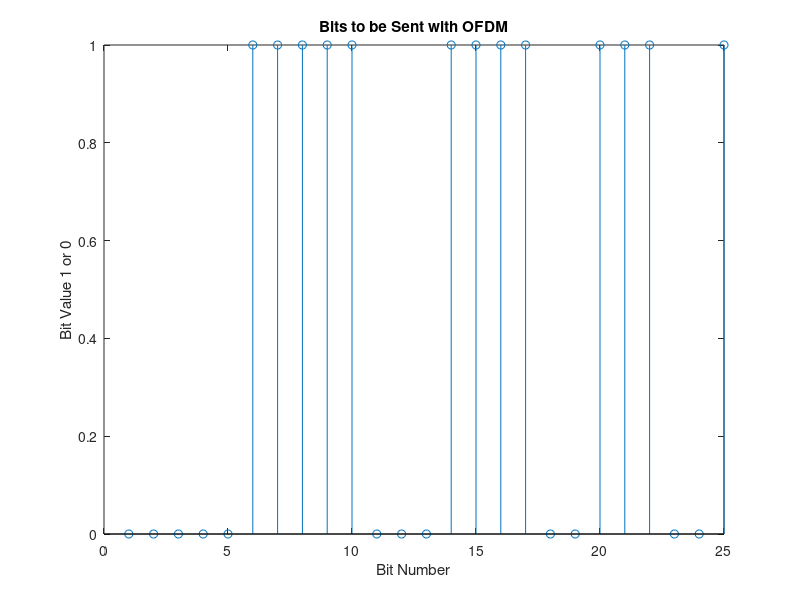
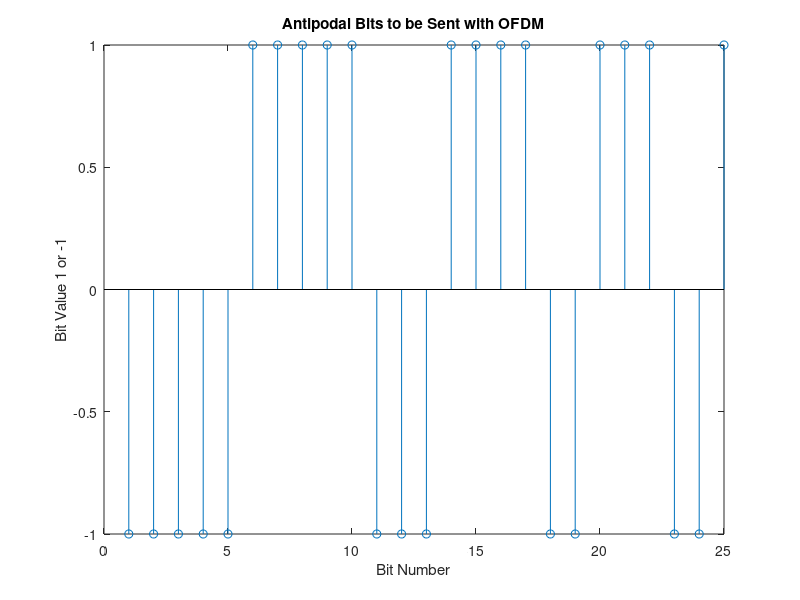
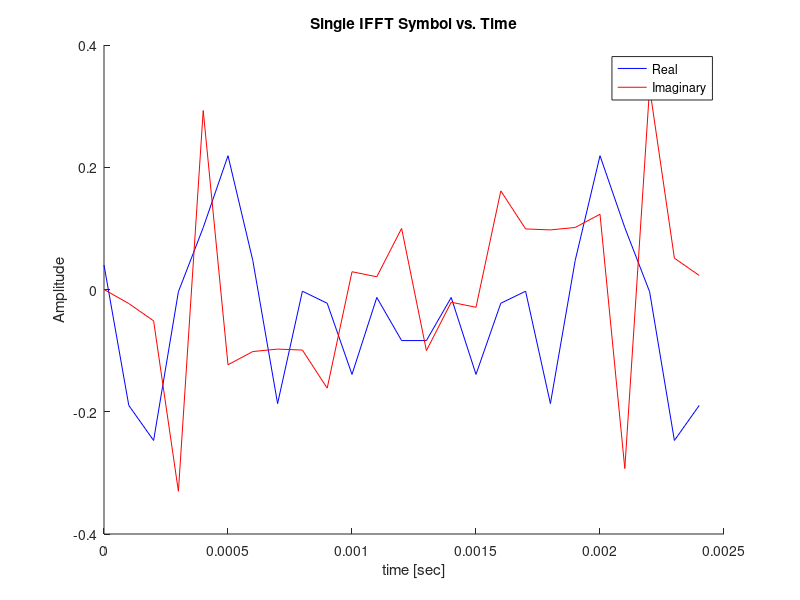

MATLAB code to generate these figures, in order: (Note: this script raises an error after producing the figures.)
% Adam Nichols
% Prof. Jacobs
% ECE 1898
% 3 February 2025

% modulate/demodulate a single symbol of OFDM

% reset the workspace
clear, clc

%% generate random bits to be sent over the air

% initialize the variables that determine number of bits (assuming BPSK
% carriers)
num_carriers = 25;
num_bits = num_carriers;

% create a string of random bits to the required length
bits = zeros(num_bits,1);
for i = 1:num_bits
    bits(i) = randi(2,1)-1;
end

% create a stem plot to show the bits
figure(1)
clf
stem(1:num_bits, bits)
title("Bits to be Sent with OFDM")
xlabel("Bit Number")
ylabel("Bit Value 1 or 0")

%% define modulation parameters
bitrate = 10000; % [bps]

%% build the vector of fourier coefficients to generate OFDM signal

% convert to antipodal bits (1 => 1, 0 => -1)
tx_bits = bits*2 - 1;
% create a stem plot to show the bits
figure(2)
clf
stem(1:num_bits, tx_bits)
title("Antipodal Bits to be Sent with OFDM")
xlabel("Bit Number")
ylabel("Bit Value 1 or -1")

% the tx bits represent fourier coefficients, use ifft to get time domain
% message
s_t = ifft(tx_bits);

% generate the ifft time vector to represent proper frequency spacing and
% bitrate, and list parameters of the OFDM
OFDM_symbolrate = bitrate / num_carriers;
OFDM_symboltime = 1/OFDM_symbolrate;
OFDM_sampleperiod = OFDM_symboltime / num_carriers;
OFDM_samplerate = 1/OFDM_sampleperiod;
t = (0:num_bits-1)*OFDM_sampleperiod;

% plot the time domain message
figure(3)
clf
hold on
plot(t, real(s_t), 'b-')
plot(t, imag(s_t), 'r-')
hold off
title("Single IFFT Symbol vs. Time")
xlabel("time [sec]")
ylabel("Amplitude")
legend("Real","Imaginary")

% plot the magnitude spectrum of the message
[f, spec] = GetSpectrum(s_t, OFDM_samplerate);
mag_spec = 20*log10(abs(spec));
figure(4)
clf
plot(f, mag_spec, 'b-')
title("Magnitude Spectrum of Single OFDM Symbol")
xlabel("frequency [Hz]")
ylabel("Amplitude [dB]")

%% upsample the baseband message to see out of band distortion due to windowing
upsamp = 16;
OFDM_samplerate_resamp = OFDM_samplerate*upsamp;
OFDM_sampleperiod_resamp = OFDM_sampleperiod/upsamp;
s_t_resamp = resample(s_t,upsamp,1);
t_resamp = transpose((0:upsamp*num_bits-1)*OFDM_sampleperiod_resamp);


% plot the upsampled time domain message
figure(5)
clf
hold on
plot(t_resamp, real(s_t_resamp), 'b-')
plot(t_resamp, imag(s_t_resamp), 'r-')
hold off
title("Single IFFT Symbol Upsampled vs. Time")
xlabel("time [sec]")
ylabel("Amplitude")
legend("Real","Imaginary")

% plot the spectrum of the upsampled message
[f_resamp, spec_resamp] = GetSpectrum(s_t_resamp, OFDM_samplerate_resamp);
mag_spec_resamp = 20*log10(abs(spec_resamp));
figure(6)
clf
plot(f_resamp, mag_spec_resamp, 'b-')
title("Magnitude Spectrum of Upsampled OFDM Symbol")
xlabel("frequency [Hz]")
ylabel("Amplitude [dB]")

%% zero pad the upsampled message to show transition time distortion

% pad the time domain message with extra zeros (silent guard interval)
t_padded = transpose((-num_bits*upsamp:2*num_bits*upsamp-1)*OFDM_sampleperiod_resamp);
s_t_padded = zeros(3*num_bits*upsamp, 1, 'like', 1j);
s_t_padded(num_bits*upsamp+1:2*num_bits*upsamp) = s_t_resamp;

% plot the padded time domain message
figure(7)
clf
hold on
plot(t_padded, real(s_t_padded), 'b-')
plot(t_padded, imag(s_t_padded), 'r-')
hold off
title("Single IFFT Symbol vs. Time")
xlabel("time [sec]")
ylabel("Amplitude")
legend("Real","Imaginary")

% find the spectrum of the original and padded message

[f_padded, spec_padded] = GetSpectrum(s_t_padded, OFDM_samplerate_resamp);
mag_spec_padded = 20*log10(abs(spec_padded));

% plot the magnitude spectrum of the padded message
figure(8)
clf
plot(f_padded, mag_spec_padded, 'b-')
title("Magnitude Spectrum of Single Zero Padded OFDM Symbol")
xlabel("frequency [Hz]")
ylabel("Amplitude [dB]")